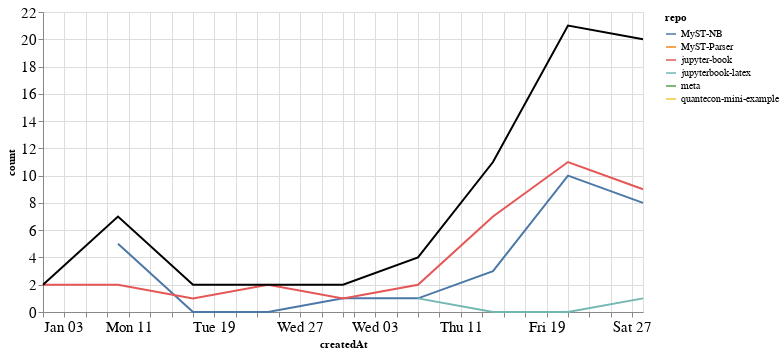

This figure's notebook cell:
### Markdown cell above
### Comments

### Code cell
comments_time = comments.groupby('repo').resample('W', on='createdAt').count()['author'].reset_index()
comments_time = comments_time.rename(columns={'author': 'count'})
comments_time_total = comments_time.groupby('createdAt').agg({"count": "sum"}).reset_index()
ch1 = alt.Chart(comments_time, width=600).mark_line().encode(
    x='createdAt',
    y='count',
    color='repo',
    tooltip="repo"
)

ch2 = alt.Chart(comments_time_total, width=600).mark_line(color="black").encode(
    x='createdAt',
    y='count',
)

ch1 + ch2

### Figure 1 — Vega-Lite specification as saved in the notebook (floating-point values rounded to 4 significant figures)
{"config": {"axisLeft": {"labelFontSize": 15}, "axisBottom": {"labelFontSize": 15}}, "layer": [{"data": {"name": "data-ec9e12c36a145f034e37a126a73fa23f"}, "mark": "line", "encoding": {"color": {"type": "nominal", "field": "repo"}, "tooltip": {"type": "nominal", "field": "repo"}, "x": {"type": "temporal", "field": "createdAt"}, "y": {"type": "quantitative", "field": "count"}}, "width": 600}, {"data": {"name": "data-ad75a280f3dcb8852f1120497f4b3b1d"}, "mark": {"type": "line", "color": "black"}, "encoding": {"x": {"type": "temporal", "field": "createdAt"}, "y": {"type": "quantitative", "field": "count"}}, "width": 600}], "$schema": "https://vega.github.io/schema/vega-lite/v4.8.1.json", "datasets": {"data-ec9e12c36a145f034e37a126a73fa23f": [{"repo": "MyST-NB", "createdAt": "2021-01-10T00:00:00", "count": 5}, {"repo": "MyST-NB", "createdAt": "2021-01-17T00:00:00", "count": 0}, {"repo": "MyST-NB", "createdAt": "2021-01-24T00:00:00", "count": 0}, {"repo": "MyST-NB", "createdAt": "2021-01-31T00:00:00", "count": 1}, {"repo": "MyST-NB", "createdAt": "2021-02-07T00:00:00", "count": 1}, {"repo": "MyST-NB", "createdAt": "2021-02-14T00:00:00", "count": 3}, {"repo": "MyST-NB", "createdAt": "2021-02-21T00:00:00", "count": 10}, {"repo": "MyST-NB", "createdAt": "2021-02-28T00:00:00", "count": 8}, {"repo": "MyST-Parser", "createdAt": "2021-01-17T00:00:00", "count": 1}, {"repo": "jupyter-book", "createdAt": "2021-01-03T00:00:00", "count": 2}, {"repo": "jupyter-book", "createdAt": "2021-01-10T00:00:00", "count": 2}, {"repo": "jupyter-book", "createdAt": "2021-01-17T00:00:00", "count": 1}, {"repo": "jupyter-book", "createdAt": "2021-01-24T00:00:00", "count": 2}, {"repo": "jupyter-book", "createdAt": "2021-01-31T00:00:00", "count": 1}, {"repo": "jupyter-book", "createdAt": "2021-02-07T00:00:00", "count": 2}, {"repo": "jupyter-book", "createdAt": "2021-02-14T00:00:00", "count": 7}, {"repo": "jupyter-book", "createdAt": "2021-02-21T00:00:00", "count": 11}, {"repo": "jupyter-book", "createdAt": "2021-02-28T00:00:00", "count": 9}, {"repo": "jupyterbook-latex", "createdAt": "2021-02-07T00:00:00", "count": 1}, {"repo": "jupyterbook-latex", "createdAt": "2021-02-14T00:00:00", "count": 0}, {"repo": "jupyterbook-latex", "createdAt": "2021-02-21T00:00:00", "count": 0}, {"repo": "jupyterbook-latex", "createdAt": "2021-02-28T00:00:00", "count": 1}, {"repo": "meta", "createdAt": "2021-02-28T00:00:00", "count": 2}, {"repo": "quantecon-mini-example", "createdAt": "2021-02-14T00:00:00", "count": 1}], "data-ad75a280f3dcb8852f1120497f4b3b1d": [{"createdAt": "2021-01-03T00:00:00", "count": 2}, {"createdAt": "2021-01-10T00:00:00", "count": 7}, {"createdAt": "2021-01-17T00:00:00", "count": 2}, {"createdAt": "2021-01-24T00:00:00", "count": 2}, {"createdAt": "2021-01-31T00:00:00", "count": 2}, {"createdAt": "2021-02-07T00:00:00", "count": 4}, {"createdAt": "2021-02-14T00:00:00", "count": 11}, {"createdAt": "2021-02-21T00:00:00", "count": 21}, {"createdAt": "2021-02-28T00:00:00", "count": 20}]}}
